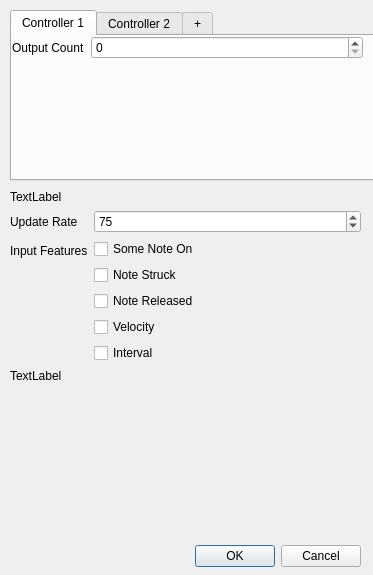
<?xml version="1.0" encoding="UTF-8"?>
<ui version="4.0">
 <class>Dialog</class>
 <widget class="QDialog" name="Dialog">
  <property name="geometry">
   <rect>
    <x>0</x>
    <y>0</y>
    <width>373</width>
    <height>575</height>
   </rect>
  </property>
  <property name="windowTitle">
   <string>Dialog</string>
  </property>
  <widget class="QDialogButtonBox" name="buttonBox">
   <property name="geometry">
    <rect>
     <x>20</x>
     <y>540</y>
     <width>341</width>
     <height>32</height>
    </rect>
   </property>
   <property name="orientation">
    <enum>Qt::Horizontal</enum>
   </property>
   <property name="standardButtons">
    <set>QDialogButtonBox::Cancel|QDialogButtonBox::Ok</set>
   </property>
  </widget>
  <widget class="QWidget" name="formLayoutWidget">
   <property name="geometry">
    <rect>
     <x>10</x>
     <y>190</y>
     <width>351</width>
     <height>351</height>
    </rect>
   </property>
   <layout class="QFormLayout" name="formLayout">
    <item row="1" column="0">
     <widget class="QLabel" name="label">
      <property name="toolTip">
       <string>&lt;html&gt;&lt;head/&gt;&lt;body&gt;&lt;p&gt;&lt;span style=&quot; color:#000000;&quot;&gt;The number of times per &lt;/span&gt;&lt;span style=&quot; font-family:'Droid Sans Mono','monospace','monospace'; font-size:14px; color:#000000;&quot;&gt;second the input is passed through the neural network and the controller values are re-calculated&lt;/span&gt;&lt;/p&gt;&lt;/body&gt;&lt;/html&gt;</string>
      </property>
      <property name="text">
       <string>Update Rate</string>
      </property>
     </widget>
    </item>
    <item row="1" column="1">
     <widget class="QSpinBox" name="spinBox">
      <property name="minimum">
       <number>1</number>
      </property>
      <property name="value">
       <number>75</number>
      </property>
     </widget>
    </item>
    <item row="2" column="0">
     <widget class="QLabel" name="label_2">
      <property name="text">
       <string>Input Features</string>
      </property>
     </widget>
    </item>
    <item row="2" column="1">
     <layout class="QVBoxLayout" name="verticalLayout_2">
      <item>
       <widget class="QCheckBox" name="checkBox">
        <property name="toolTip">
         <string>Any note is currently playing</string>
        </property>
        <property name="toolTipDuration">
         <number>1</number>
        </property>
        <property name="whatsThis">
         <string>Any note is currently playing</string>
        </property>
        <property name="text">
         <string>Some Note On</string>
        </property>
       </widget>
      </item>
      <item>
       <widget class="QCheckBox" name="checkBox_4">
        <property name="text">
         <string>Note Struck</string>
        </property>
       </widget>
      </item>
      <item>
       <widget class="QCheckBox" name="checkBox_3">
        <property name="text">
         <string>Note Released</string>
        </property>
       </widget>
      </item>
      <item>
       <widget class="QCheckBox" name="checkBox_5">
        <property name="text">
         <string>Velocity</string>
        </property>
       </widget>
      </item>
      <item>
       <widget class="QCheckBox" name="checkBox_2">
        <property name="text">
         <string>Interval</string>
        </property>
       </widget>
      </item>
     </layout>
    </item>
    <item row="3" column="0">
     <widget class="QLabel" name="label_3">
      <property name="text">
       <string>TextLabel</string>
      </property>
     </widget>
    </item>
    <item row="0" column="0">
     <widget class="QLabel" name="label_5">
      <property name="text">
       <string>TextLabel</string>
      </property>
     </widget>
    </item>
    <item row="0" column="1">
     <layout class="QVBoxLayout" name="verticalLayout_3"/>
    </item>
   </layout>
  </widget>
  <widget class="QWidget" name="verticalLayoutWidget">
   <property name="geometry">
    <rect>
     <x>10</x>
     <y>10</y>
     <width>661</width>
     <height>171</height>
    </rect>
   </property>
   <layout class="QVBoxLayout" name="verticalLayout">
    <item>
     <widget class="QTabWidget" name="tabWidget">
      <property name="currentIndex">
       <number>0</number>
      </property>
      <widget class="QWidget" name="tab_5">
       <attribute name="title">
        <string>Controller 1</string>
       </attribute>
       <widget class="QWidget" name="formLayoutWidget_2">
        <property name="geometry">
         <rect>
          <x>0</x>
          <y>0</y>
          <width>351</width>
          <height>141</height>
         </rect>
        </property>
        <layout class="QFormLayout" name="formLayout_2">
         <item row="0" column="0">
          <widget class="QLabel" name="label_4">
           <property name="text">
            <string>Output Count</string>
           </property>
          </widget>
         </item>
         <item row="0" column="1">
          <widget class="QSpinBox" name="spinBox_2"/>
         </item>
        </layout>
       </widget>
      </widget>
      <widget class="QWidget" name="tab_6">
       <attribute name="title">
        <string>Controller 2</string>
       </attribute>
      </widget>
      <widget class="QWidget" name="tab_7">
       <attribute name="title">
        <string>+</string>
       </attribute>
      </widget>
     </widget>
    </item>
   </layout>
  </widget>
 </widget>
 <resources/>
 <connections>
  <connection>
   <sender>buttonBox</sender>
   <signal>accepted()</signal>
   <receiver>Dialog</receiver>
   <slot>accept()</slot>
   <hints>
    <hint type="sourcelabel">
     <x>248</x>
     <y>254</y>
    </hint>
    <hint type="destinationlabel">
     <x>157</x>
     <y>274</y>
    </hint>
   </hints>
  </connection>
  <connection>
   <sender>buttonBox</sender>
   <signal>rejected()</signal>
   <receiver>Dialog</receiver>
   <slot>reject()</slot>
   <hints>
    <hint type="sourcelabel">
     <x>316</x>
     <y>260</y>
    </hint>
    <hint type="destinationlabel">
     <x>286</x>
     <y>274</y>
    </hint>
   </hints>
  </connection>
 </connections>
</ui>
